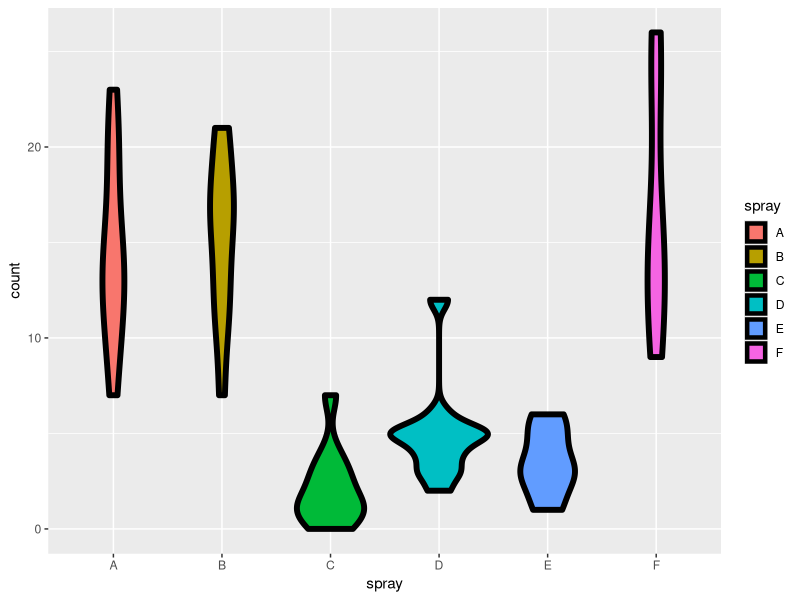
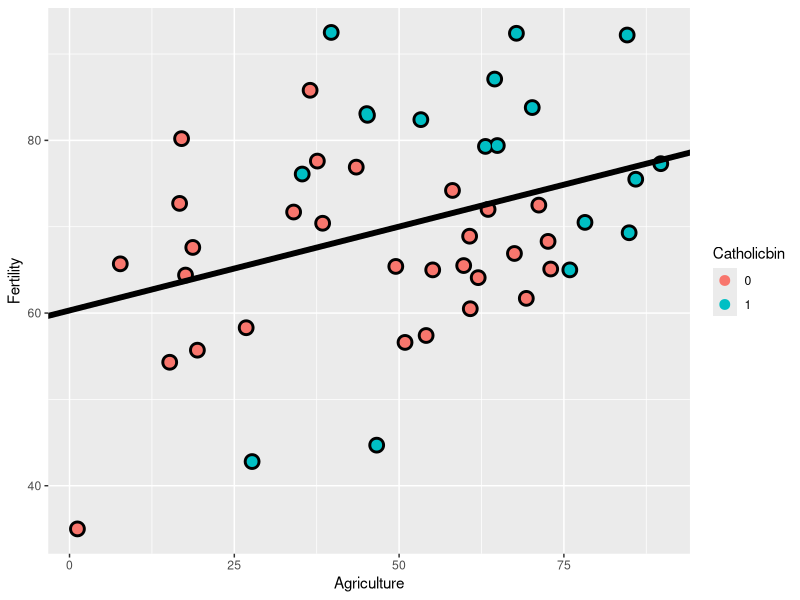
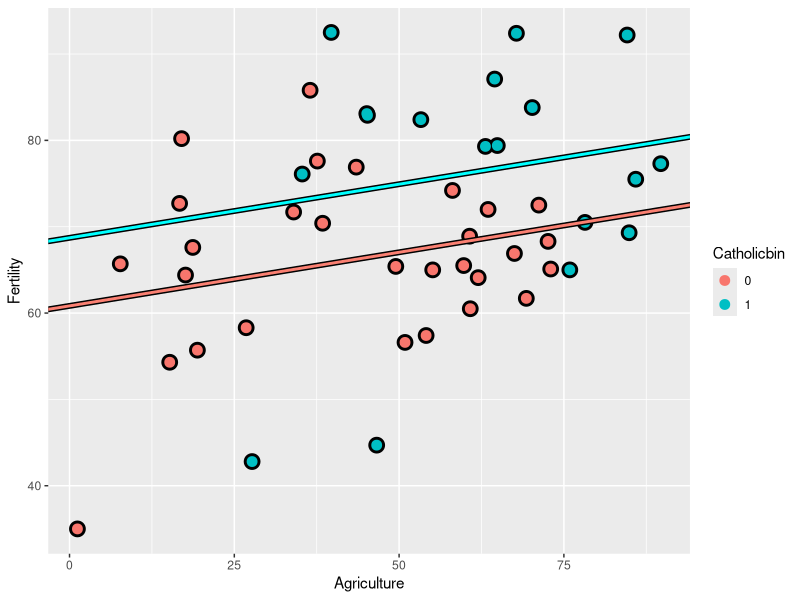
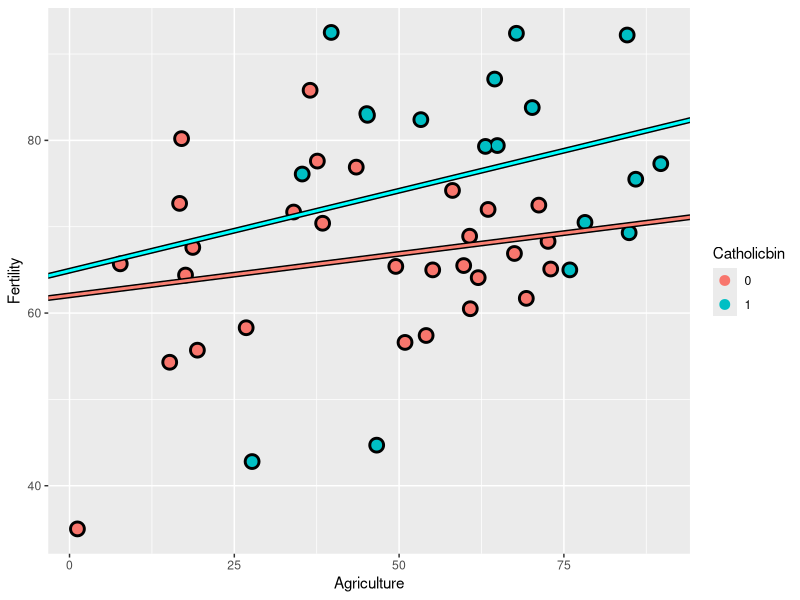

Source code (R) for these figures, in order:
library(datasets)
data(swiss)
names(swiss)
fit<-lm(data=swiss,Fertility~.)
summary(fit)
#1% increase in agriculture is associated with 0.17% decrease in fertility keeping others constant.
#t vlaue tests Ho hypothesis if agriculture coefficient is 0. ie 0.17211-0/S.E
#p value give significance. in this case significant at 5% level. reject NUll hypothesis.

fit1<-lm(data=swiss,Fertility~Agriculture)
fit1
#this suggests 1% increase in agriculture is associated with 0.19 % increase in fertility.
#this is opposite of what observed before. this is simpson's paradox.
#therefore multiple regression is accurate when all necessary variables are included.

### FACTORE IN MULTIPLE REGRESSION:
#FACTORS GIVE RELATIVE COEFFICIENTS. THE INTERCEPT IS COEFF FOR ONE VARIABLE. AND OTHER COEFFS ARE RELATIVE TO IT.

data("InsectSprays")
library(ggplot2)
g<-ggplot(data=InsectSprays,aes(y=count,x=spray,fill=spray))
g<-g+geom_violin(colour="black",size=2)
g
fit<-lm(data=InsectSprays,count~spray)
summary(fit)
#14.5 is mean for spray A. 
#0.833 is the diffrenece between spray B and spray A
#SPRAY X = SPRAY A + COEFF
#p value tests wheather a spray mean is equal to mean of SPRAY A

#remove intercept by -1 in lm
#here p value shows if a spray mean is equal to 0
fit2<-lm(data=InsectSprays,count~spray-1)
summary(fit2)
#adjustment in multiple regression means accounting for cofounding variable(s)
# we can change reference level by using relevel()
################################################################################
# y=b+mx1
data(swiss)
swiss
library(dplyr)
#creating dummy variable for catholic.
swiss<-mutate(swiss,Catholicbin=1*(Catholic>50))
swiss$Catholicbin<-factor(swiss$Catholicbin)
fit<-lm(data=swiss,Fertility~Agriculture)
intercept<-coef(fit)[1]
slope<-coef(fit)[2]
g<-ggplot(data=swiss,aes(x=Agriculture,y=Fertility,color=Catholicbin))
g<-g+geom_point(size=5,colour="black")+geom_point(size=3)
g<-g+geom_abline(intercept = intercept,slope=slope,size=2)
g
#####################
# y=b+m1x1+m2x2
fit<-lm(data=swiss,Fertility~Agriculture+Catholicbin)
summary(fit)
coef(fit)
#fertility increases by 0.124 for every 1 increase in agriculture.
#p values suggest that agriculture isnt statistically significant, catholicbin is statistically significant.
#here the slope is same. catholicbin1 represents change in intercept for catholicbin1. i.e change in fertility from protestent to catholic
g<-ggplot(data=swiss,aes(x=Agriculture,y=Fertility,color=Catholicbin))
g<-g+geom_point(size=5,color='black')+geom_point(size=3)
g<-g+geom_abline(intercept = coef(fit)[1],slope=coef(fit)[2],color='black',size=2)+geom_abline(intercept = coef(fit)[1],slope=coef(fit)[2],color='salmon',size=1)
g<-g+geom_abline(intercept = coef(fit)[1]+coef(fit)[3],slope=coef(fit)[2],color='black',size=2)+geom_abline(intercept = coef(fit)[1]+coef(fit)[3],slope=coef(fit)[2],color='cyan',size=1)
g
############################
# if we want different slopes different intercepts we need  an asteric (*) in model lm.
# this shows interaction between x1 & x2. if slopes are different then there is interaction.
#interaction would mean that agriculture has different affect on fertility depending on wheather they are catholic or protestent.
# y=b+m1x1+m2x2+m3x1x2
fit<-lm(data=swiss,Fertility~Agriculture*factor(Catholicbin))
summary(fit)
coef(fit)
#fertility changes by 0.096 for every unit increase in agriculture for catholicbin0
#fertility changes by 0.096+0.089 for every unit increase in agriculture for catholicbin1 
#p values suggest that none of the predictors are statistically significant and even the interaction isnt.
g<-g<-ggplot(data=swiss,aes(x=Agriculture,y=Fertility,color=Catholicbin))
g<-g+geom_point(size=5,color='black')+geom_point(size=3)
g<-g+geom_abline(intercept = coef(fit)[1],slope=coef(fit)[2],color='black',size=2)+geom_abline(intercept = coef(fit)[1],slope=coef(fit)[2],color='salmon',size=1)
g<-g+geom_abline(intercept = coef(fit)[1]+coef(fit)[3],slope=coef(fit)[2]+coef(fit)[4],color='black',size=2)+geom_abline(intercept = coef(fit)[1]+coef(fit)[3],slope=coef(fit)[2]+coef(fit)[4],color='cyan',size=1)
g

#note: interaction simply means the effect of a third variable on outcome for a predictor.
#meanig, does the outcome change for same value of predictor but different interaction variable value.